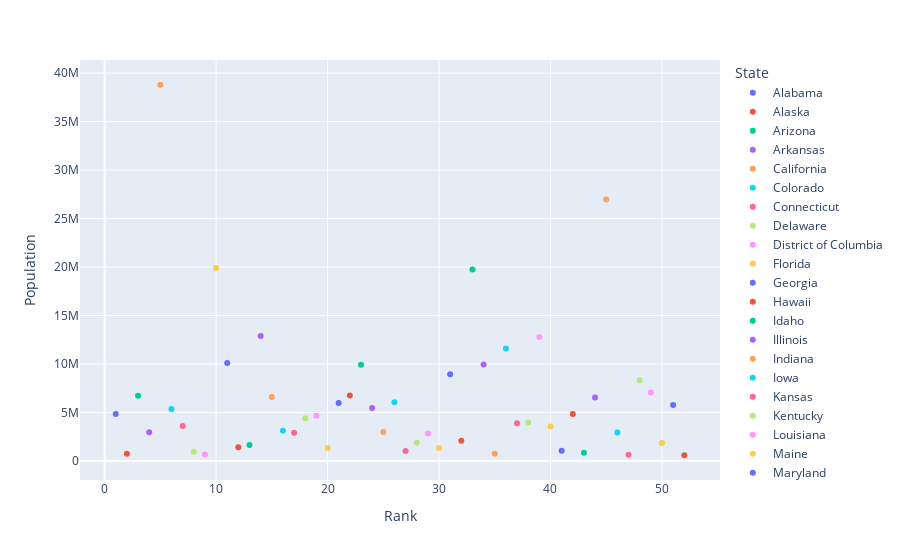

This figure's notebook cell:
### Code cell
"""
@Author: Swapnil Bhoyar
@Date: 2021-07-16
@Last Modified by: Swapnil Bhoyar
@Last Modified time: 2021-08-16
@Title : plotly scatterplot programs.
"""

import pandas as pd
import plotly.express as px

df = pd.read_csv("2014_usa_states.csv")
figure=px.scatter(df, x='Rank',y='Population',color='State')
figure.show()

### Figure 1 — Plotly figure (JSON) as saved in the notebook; plotly's stock layout.template omitted (floating-point values rounded to 4 significant figures)
{"data": [{"hovertemplate": "State=Alabama<br>Rank=%{x}<br>Population=%{y}<extra></extra>", "legendgroup": "Alabama", "marker": {"color": "#636efa", "symbol": "circle"}, "mode": "markers", "name": "Alabama", "orientation": "v", "showlegend": true, "type": "scatter", "x": [1], "xaxis": "x", "y": [4849377], "yaxis": "y"}, {"hovertemplate": "State=Alaska<br>Rank=%{x}<br>Population=%{y}<extra></extra>", "legendgroup": "Alaska", "marker": {"color": "#EF553B", "symbol": "circle"}, "mode": "markers", "name": "Alaska", "orientation": "v", "showlegend": true, "type": "scatter", "x": [2], "xaxis": "x", "y": [736732], "yaxis": "y"}, {"hovertemplate": "State=Arizona<br>Rank=%{x}<br>Population=%{y}<extra></extra>", "legendgroup": "Arizona", "marker": {"color": "#00cc96", "symbol": "circle"}, "mode": "markers", "name": "Arizona", "orientation": "v", "showlegend": true, "type": "scatter", "x": [3], "xaxis": "x", "y": [6731484], "yaxis": "y"}, {"hovertemplate": "State=Arkansas<br>Rank=%{x}<br>Population=%{y}<extra></extra>", "legendgroup": "Arkansas", "marker": {"color": "#ab63fa", "symbol": "circle"}, "mode": "markers", "name": "Arkansas", "orientation": "v", "showlegend": true, "type": "scatter", "x": [4], "xaxis": "x", "y": [2966369], "yaxis": "y"}, {"hovertemplate": "State=California<br>Rank=%{x}<br>Population=%{y}<extra></extra>", "legendgroup": "California", "marker": {"color": "#FFA15A", "symbol": "circle"}, "mode": "markers", "name": "California", "orientation": "v", "showlegend": true, "type": "scatter", "x": [5], "xaxis": "x", "y": [38802500], "yaxis": "y"}, {"hovertemplate": "State=Colorado<br>Rank=%{x}<br>Population=%{y}<extra></extra>", "legendgroup": "Colorado", "marker": {"color": "#19d3f3", "symbol": "circle"}, "mode": "markers", "name": "Colorado", "orientation": "v", "showlegend": true, "type": "scatter", "x": [6], "xaxis": "x", "y": [5355866], "yaxis": "y"}, {"hovertemplate": "State=Connecticut<br>Rank=%{x}<br>Population=%{y}<extra></extra>", "legendgroup": "Connecticut", "marker": {"color": "#FF6692", "symbol": "circle"}, "mode": "markers", "name": "Connecticut", "orientation": "v", "showlegend": true, "type": "scatter", "x": [7], "xaxis": "x", "y": [3596677], "yaxis": "y"}, {"hovertemplate": "State=Delaware<br>Rank=%{x}<br>Population=%{y}<extra></extra>", "legendgroup": "Delaware", "marker": {"color": "#B6E880", "symbol": "circle"}, "mode": "markers", "name": "Delaware", "orientation": "v", "showlegend": true, "type": "scatter", "x": [8], "xaxis": "x", "y": [935614], "yaxis": "y"}, {"hovertemplate": "State=District of Columbia<br>Rank=%{x}<br>Population=%{y}<extra></extra>", "legendgroup": "District of Columbia", "marker": {"color": "#FF97FF", "symbol": "circle"}, "mode": "markers", "name": "District of Columbia", "orientation": "v", "showlegend": true, "type": "scatter", "x": [9], "xaxis": "x", "y": [658893], "yaxis": "y"}, {"hovertemplate": "State=Florida<br>Rank=%{x}<br>Population=%{y}<extra></extra>", "legendgroup": "Florida", "marker": {"color": "#FECB52", "symbol": "circle"}, "mode": "markers", "name": "Florida", "orientation": "v", "showlegend": true, "type": "scatter", "x": [10], "xaxis": "x", "y": [19893297], "yaxis": "y"}, {"hovertemplate": "State=Georgia<br>Rank=%{x}<br>Population=%{y}<extra></extra>", "legendgroup": "Georgia", "marker": {"color": "#636efa", "symbol": "circle"}, "mode": "markers", "name": "Georgia", "orientation": "v", "showlegend": true, "type": "scatter", "x": [11], "xaxis": "x", "y": [10097343], "yaxis": "y"}, {"hovertemplate": "State=Hawaii<br>Rank=%{x}<br>Population=%{y}<extra></extra>", "legendgroup": "Hawaii", "marker": {"color": "#EF553B", "symbol": "circle"}, "mode": "markers", "name": "Hawaii", "orientation": "v", "showlegend": true, "type": "scatter", "x": [12], "xaxis": "x", "y": [1419561], "yaxis": "y"}, {"hovertemplate": "State=Idaho<br>Rank=%{x}<br>Population=%{y}<extra></extra>", "legendgroup": "Idaho", "marker": {"color": "#00cc96", "symbol": "circle"}, "mode": "markers", "name": "Idaho", "orientation": "v", "showlegend": true, "type": "scatter", "x": [13], "xaxis": "x", "y": [1634464], "yaxis": "y"}, {"hovertemplate": "State=Illinois<br>Rank=%{x}<br>Population=%{y}<extra></extra>", "legendgroup": "Illinois", "marker": {"color": "#ab63fa", "symbol": "circle"}, "mode": "markers", "name": "Illinois", "orientation": "v", "showlegend": true, "type": "scatter", "x": [14], "xaxis": "x", "y": [12880580], "yaxis": "y"}, {"hovertemplate": "State=Indiana<br>Rank=%{x}<br>Population=%{y}<extra></extra>", "legendgroup": "Indiana", "marker": {"color": "#FFA15A", "symbol": "circle"}, "mode": "markers", "name": "Indiana", "orientation": "v", "showlegend": true, "type": "scatter", "x": [15], "xaxis": "x", "y": [6596855], "yaxis": "y"}, {"hovertemplate": "State=Iowa<br>Rank=%{x}<br>Population=%{y}<extra></extra>", "legendgroup": "Iowa", "marker": {"color": "#19d3f3", "symbol": "circle"}, "mode": "markers", "name": "Iowa", "orientation": "v", "showlegend": true, "type": "scatter", "x": [16], "xaxis": "x", "y": [3107126], "yaxis": "y"}, {"hovertemplate": "State=Kansas<br>Rank=%{x}<br>Population=%{y}<extra></extra>", "legendgroup": "Kansas", "marker": {"color": "#FF6692", "symbol": "circle"}, "mode": "markers", "name": "Kansas", "orientation": "v", "showlegend": true, "type": "scatter", "x": [17], "xaxis": "x", "y": [2904021], "yaxis": "y"}, {"hovertemplate": "State=Kentucky<br>Rank=%{x}<br>Population=%{y}<extra></extra>", "legendgroup": "Kentucky", "marker": {"color": "#B6E880", "symbol": "circle"}, "mode": "markers", "name": "Kentucky", "orientation": "v", "showlegend": true, "type": "scatter", "x": [18], "xaxis": "x", "y": [4413457], "yaxis": "y"}, {"hovertemplate": "State=Louisiana<br>Rank=%{x}<br>Population=%{y}<extra></extra>", "legendgroup": "Louisiana", "marker": {"color": "#FF97FF", "symbol": "circle"}, "mode": "markers", "name": "Louisiana", "orientation": "v", "showlegend": true, "type": "scatter", "x": [19], "xaxis": "x", "y": [4649676], "yaxis": "y"}, {"hovertemplate": "State=Maine<br>Rank=%{x}<br>Population=%{y}<extra></extra>", "legendgroup": "Maine", "marker": {"color": "#FECB52", "symbol": "circle"}, "mode": "markers", "name": "Maine", "orientation": "v", "showlegend": true, "type": "scatter", "x": [20], "xaxis": "x", "y": [1330089], "yaxis": "y"}, {"hovertemplate": "State=Maryland<br>Rank=%{x}<br>Population=%{y}<extra></extra>", "legendgroup": "Maryland", "marker": {"color": "#636efa", "symbol": "circle"}, "mode": "markers", "name": "Maryland", "orientation": "v", "showlegend": true, "type": "scatter", "x": [21], "xaxis": "x", "y": [5976407], "yaxis": "y"}, {"hovertemplate": "State=Massachusetts<br>Rank=%{x}<br>Population=%{y}<extra></extra>", "legendgroup": "Massachusetts", "marker": {"color": "#EF553B", "symbol": "circle"}, "mode": "markers", "name": "Massachusetts", "orientation": "v", "showlegend": true, "type": "scatter", "x": [22], "xaxis": "x", "y": [6745408], "yaxis": "y"}, {"hovertemplate": "State=Michigan<br>Rank=%{x}<br>Population=%{y}<extra></extra>", "legendgroup": "Michigan", "marker": {"color": "#00cc96", "symbol": "circle"}, "mode": "markers", "name": "Michigan", "orientation": "v", "showlegend": true, "type": "scatter", "x": [23], "xaxis": "x", "y": [9909877], "yaxis": "y"}, {"hovertemplate": "State=Minnesota<br>Rank=%{x}<br>Population=%{y}<extra></extra>", "legendgroup": "Minnesota", "marker": {"color": "#ab63fa", "symbol": "circle"}, "mode": "markers", "name": "Minnesota", "orientation": "v", "showlegend": true, "type": "scatter", "x": [24], "xaxis": "x", "y": [5457173], "yaxis": "y"}, {"hovertemplate": "State=Mississippi<br>Rank=%{x}<br>Population=%{y}<extra></extra>", "legendgroup": "Mississippi", "marker": {"color": "#FFA15A", "symbol": "circle"}, "mode": "markers", "name": "Mississippi", "orientation": "v", "showlegend": true, "type": "scatter", "x": [25], "xaxis": "x", "y": [2994079], "yaxis": "y"}, {"hovertemplate": "State=Missouri<br>Rank=%{x}<br>Population=%{y}<extra></extra>", "legendgroup": "Missouri", "marker": {"color": "#19d3f3", "symbol": "circle"}, "mode": "markers", "name": "Missouri", "orientation": "v", "showlegend": true, "type": "scatter", "x": [26], "xaxis": "x", "y": [6063589], "yaxis": "y"}, {"hovertemplate": "State=Montana<br>Rank=%{x}<br>Population=%{y}<extra></extra>", "legendgroup": "Montana", "marker": {"color": "#FF6692", "symbol": "circle"}, "mode": "markers", "name": "Montana", "orientation": "v", "showlegend": true, "type": "scatter", "x": [27], "xaxis": "x", "y": [1023579], "yaxis": "y"}, {"hovertemplate": "State=Nebraska<br>Rank=%{x}<br>Population=%{y}<extra></extra>", "legendgroup": "Nebraska", "marker": {"color": "#B6E880", "symbol": "circle"}, "mode": "markers", "name": "Nebraska", "orientation": "v", "showlegend": true, "type": "scatter", "x": [28], "xaxis": "x", "y": [1881503], "yaxis": "y"}, {"hovertemplate": "State=Nevada<br>Rank=%{x}<br>Population=%{y}<extra></extra>", "legendgroup": "Nevada", "marker": {"color": "#FF97FF", "symbol": "circle"}, "mode": "markers", "name": "Nevada", "orientation": "v", "showlegend": true, "type": "scatter", "x": [29], "xaxis": "x", "y": [2839098], "yaxis": "y"}, {"hovertemplate": "State=New Hampshire<br>Rank=%{x}<br>Population=%{y}<extra></extra>", "legendgroup": "New Hampshire", "marker": {"color": "#FECB52", "symbol": "circle"}, "mode": "markers", "name": "New Hampshire", "orientation": "v", "showlegend": true, "type": "scatter", "x": [30], "xaxis": "x", "y": [1326813], "yaxis": "y"}, {"hovertemplate": "State=New Jersey<br>Rank=%{x}<br>Population=%{y}<extra></extra>", "legendgroup": "New Jersey", "marker": {"color": "#636efa", "symbol": "circle"}, "mode": "markers", "name": "New Jersey", "orientation": "v", "showlegend": true, "type": "scatter", "x": [31], "xaxis": "x", "y": [8938175], "yaxis": "y"}, {"hovertemplate": "State=New Mexico<br>Rank=%{x}<br>Population=%{y}<extra></extra>", "legendgroup": "New Mexico", "marker": {"color": "#EF553B", "symbol": "circle"}, "mode": "markers", "name": "New Mexico", "orientation": "v", "showlegend": true, "type": "scatter", "x": [32], "xaxis": "x", "y": [2085572], "yaxis": "y"}, {"hovertemplate": "State=New York<br>Rank=%{x}<br>Population=%{y}<extra></extra>", "legendgroup": "New York", "marker": {"color": "#00cc96", "symbol": "circle"}, "mode": "markers", "name": "New York", "orientation": "v", "showlegend": true, "type": "scatter", "x": [33], "xaxis": "x", "y": [19746227], "yaxis": "y"}, {"hovertemplate": "State=North Carolina<br>Rank=%{x}<br>Population=%{y}<extra></extra>", "legendgroup": "North Carolina", "marker": {"color": "#ab63fa", "symbol": "circle"}, "mode": "markers", "name": "North Carolina", "orientation": "v", "showlegend": true, "type": "scatter", "x": [34], "xaxis": "x", "y": [9943964], "yaxis": "y"}, {"hovertemplate": "State=North Dakota<br>Rank=%{x}<br>Population=%{y}<extra></extra>", "legendgroup": "North Dakota", "marker": {"color": "#FFA15A", "symbol": "circle"}, "mode": "markers", "name": "North Dakota", "orientation": "v", "showlegend": true, "type": "scatter", "x": [35], "xaxis": "x", "y": [739482], "yaxis": "y"}, {"hovertemplate": "State=Ohio<br>Rank=%{x}<br>Population=%{y}<extra></extra>", "legendgroup": "Ohio", "marker": {"color": "#19d3f3", "symbol": "circle"}, "mode": "markers", "name": "Ohio", "orientation": "v", "showlegend": true, "type": "scatter", "x": [36], "xaxis": "x", "y": [11594163], "yaxis": "y"}, {"hovertemplate": "State=Oklahoma<br>Rank=%{x}<br>Population=%{y}<extra></extra>", "legendgroup": "Oklahoma", "marker": {"color": "#FF6692", "symbol": "circle"}, "mode": "markers", "name": "Oklahoma", "orientation": "v", "showlegend": true, "type": "scatter", "x": [37], "xaxis": "x", "y": [3878051], "yaxis": "y"}, {"hovertemplate": "State=Oregon<br>Rank=%{x}<br>Population=%{y}<extra></extra>", "legendgroup": "Oregon", "marker": {"color": "#B6E880", "symbol": "circle"}, "mode": "markers", "name": "Oregon", "orientation": "v", "showlegend": true, "type": "scatter", "x": [38], "xaxis": "x", "y": [3970239], "yaxis": "y"}, {"hovertemplate": "State=Pennsylvania<br>Rank=%{x}<br>Population=%{y}<extra></extra>", "legendgroup": "Pennsylvania", "marker": {"color": "#FF97FF", "symbol": "circle"}, "mode": "markers", "name": "Pennsylvania", "orientation": "v", "showlegend": true, "type": "scatter", "x": [39], "xaxis": "x", "y": [12787209], "yaxis": "y"}, {"hovertemplate": "State=Puerto Rico<br>Rank=%{x}<br>Population=%{y}<extra></extra>", "legendgroup": "Puerto Rico", "marker": {"color": "#FECB52", "symbol": "circle"}, "mode": "markers", "name": "Puerto Rico", "orientation": "v", "showlegend": true, "type": "scatter", "x": [40], "xaxis": "x", "y": [3548397], "yaxis": "y"}, {"hovertemplate": "State=Rhode Island<br>Rank=%{x}<br>Population=%{y}<extra></extra>", "legendgroup": "Rhode Island", "marker": {"color": "#636efa", "symbol": "circle"}, "mode": "markers", "name": "Rhode Island", "orientation": "v", "showlegend": true, "type": "scatter", "x": [41], "xaxis": "x", "y": [1055173], "yaxis": "y"}, {"hovertemplate": "State=South Carolina<br>Rank=%{x}<br>Population=%{y}<extra></extra>", "legendgroup": "South Carolina", "marker": {"color": "#EF553B", "symbol": "circle"}, "mode": "markers", "name": "South Carolina", "orientation": "v", "showlegend": true, "type": "scatter", "x": [42], "xaxis": "x", "y": [4832482], "yaxis": "y"}, {"hovertemplate": "State=South Dakota<br>Rank=%{x}<br>Population=%{y}<extra></extra>", "legendgroup": "South Dakota", "marker": {"color": "#00cc96", "symbol": "circle"}, "mode": "markers", "name": "South Dakota", "orientation": "v", "showlegend": true, "type": "scatter", "x": [43], "xaxis": "x", "y": [853175], "yaxis": "y"}, {"hovertemplate": "State=Tennessee<br>Rank=%{x}<br>Population=%{y}<extra></extra>", "legendgroup": "Tennessee", "marker": {"color": "#ab63fa", "symbol": "circle"}, "mode": "markers", "name": "Tennessee", "orientation": "v", "showlegend": true, "type": "scatter", "x": [44], "xaxis": "x", "y": [6549352], "yaxis": "y"}, {"hovertemplate": "State=Texas<br>Rank=%{x}<br>Population=%{y}<extra></extra>", "legendgroup": "Texas", "marker": {"color": "#FFA15A", "symbol": "circle"}, "mode": "markers", "name": "Texas", "orientation": "v", "showlegend": true, "type": "scatter", "x": [45], "xaxis": "x", "y": [26956958], "yaxis": "y"}, {"hovertemplate": "State=Utah<br>Rank=%{x}<br>Population=%{y}<extra></extra>", "legendgroup": "Utah", "marker": {"color": "#19d3f3", "symbol": "circle"}, "mode": "markers", "name": "Utah", "orientation": "v", "showlegend": true, "type": "scatter", "x": [46], "xaxis": "x", "y": [2942902], "yaxis": "y"}, {"hovertemplate": "State=Vermont<br>Rank=%{x}<br>Population=%{y}<extra></extra>", "legendgroup": "Vermont", "marker": {"color": "#FF6692", "symbol": "circle"}, "mode": "markers", "name": "Vermont", "orientation": "v", "showlegend": true, "type": "scatter", "x": [47], "xaxis": "x", "y": [626562], "yaxis": "y"}, {"hovertemplate": "State=Virginia<br>Rank=%{x}<br>Population=%{y}<extra></extra>", "legendgroup": "Virginia", "marker": {"color": "#B6E880", "symbol": "circle"}, "mode": "markers", "name": "Virginia", "orientation": "v", "showlegend": true, "type": "scatter", "x": [48], "xaxis": "x", "y": [8326289], "yaxis": "y"}, {"hovertemplate": "State=Washington<br>Rank=%{x}<br>Population=%{y}<extra></extra>", "legendgroup": "Washington", "marker": {"color": "#FF97FF", "symbol": "circle"}, "mode": "markers", "name": "Washington", "orientation": "v", "showlegend": true, "type": "scatter", "x": [49], "xaxis": "x", "y": [7061530], "yaxis": "y"}, {"hovertemplate": "State=West Virginia<br>Rank=%{x}<br>Population=%{y}<extra></extra>", "legendgroup": "West Virginia", "marker": {"color": "#FECB52", "symbol": "circle"}, "mode": "markers", "name": "West Virginia", "orientation": "v", "showlegend": true, "type": "scatter", "x": [50], "xaxis": "x", "y": [1850326], "yaxis": "y"}, {"hovertemplate": "State=Wisconsin<br>Rank=%{x}<br>Population=%{y}<extra></extra>", "legendgroup": "Wisconsin", "marker": {"color": "#636efa", "symbol": "circle"}, "mode": "markers", "name": "Wisconsin", "orientation": "v", "showlegend": true, "type": "scatter", "x": [51], "xaxis": "x", "y": [5757564], "yaxis": "y"}, {"hovertemplate": "State=Wyoming<br>Rank=%{x}<br>Population=%{y}<extra></extra>", "legendgroup": "Wyoming", "marker": {"color": "#EF553B", "symbol": "circle"}, "mode": "markers", "name": "Wyoming", "orientation": "v", "showlegend": true, "type": "scatter", "x": [52], "xaxis": "x", "y": [584153], "yaxis": "y"}], "layout": {"legend": {"title": {"text": "State"}, "tracegroupgap": 0}, "margin": {"t": 60}, "xaxis": {"anchor": "y", "domain": [0, 1], "title": {"text": "Rank"}}, "yaxis": {"anchor": "x", "domain": [0, 1], "title": {"text": "Population"}}}}
